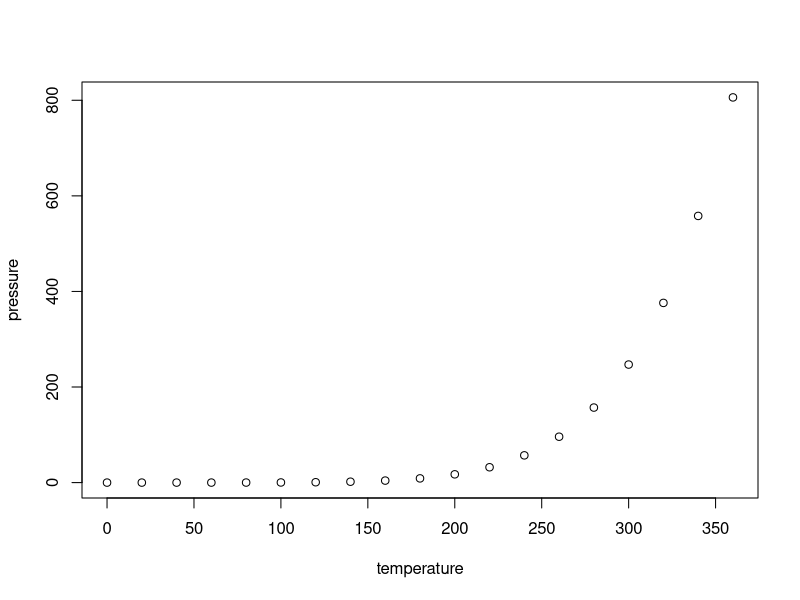
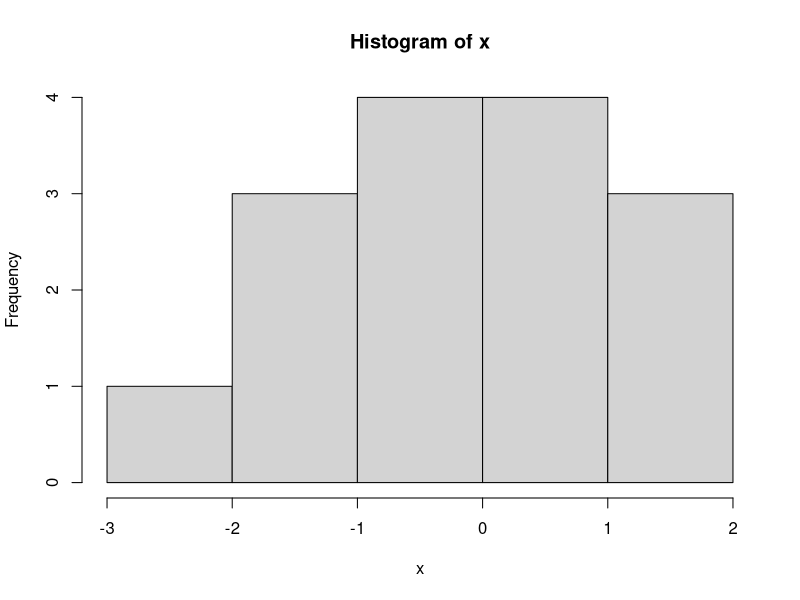

Reproduce these figures in R, in order.
## ---- chunk 1
knitr::opts_chunk$set(echo = TRUE)
## ---- chunk 2
summary(cars)
## ---- chunk 3
plot(pressure)
## ---- chunk 4
x <- rnorm(15)
hist(x)
## ---- chunk 5
 "Hello World!"
## ---- chunk 6
height <- 442
height
#Comments You are good!
height <- 442 
height <- "really tall"
## ---- chunk 7
class(height)
## ---- chunk 8
x <- 1
while (x <= 100)
  {x <- x + 1
  print(x)}
cat("Last x is", x)
## ---- chunk 9
cat("Last x is", x)
print(paste0("Last x is ",x))
## ---- chunk 10
x <- 1
while (x < 5){
  print("Hello")
  x <- x*2
}
## ---- chunk 11
for (i in 1:10){
  print(i)
}
## ---- chunk 12
for (i in 10:1){
  print(i)
}
## ---- chunk 13
for (i in c(2, 3, 5, 7, 11)){
  print(i)
}
